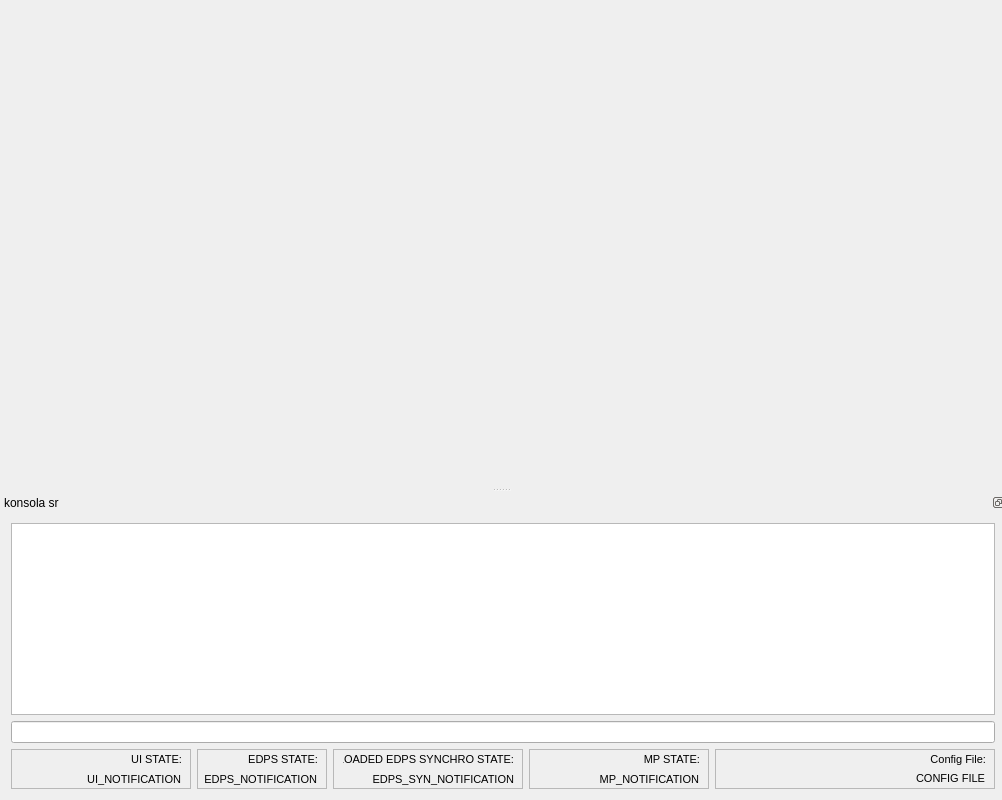
<?xml version="1.0" encoding="UTF-8"?>
<ui version="4.0">
 <class>MainWindow</class>
 <widget class="QMainWindow" name="MainWindow">
  <property name="geometry">
   <rect>
    <x>0</x>
    <y>0</y>
    <width>1002</width>
    <height>800</height>
   </rect>
  </property>
  <property name="minimumSize">
   <size>
    <width>250</width>
    <height>300</height>
   </size>
  </property>
  <property name="windowTitle">
   <string>MRROC++; The best robotic framework ever ...</string>
  </property>
  <widget class="QWidget" name="centralWidget"/>
  <widget class="QDockWidget" name="sr_dockWidget">
   <property name="contextMenuPolicy">
    <enum>Qt::NoContextMenu</enum>
   </property>
   <property name="floating">
    <bool>false</bool>
   </property>
   <property name="features">
    <set>QDockWidget::DockWidgetFloatable|QDockWidget::DockWidgetMovable</set>
   </property>
   <property name="windowTitle">
    <string>konsola sr</string>
   </property>
   <attribute name="dockWidgetArea">
    <number>8</number>
   </attribute>
   <widget class="QWidget" name="dockWidgetContents">
    <layout class="QGridLayout" name="gridLayout">
     <item row="1" column="0" colspan="5">
      <widget class="QLineEdit" name="lineEdit_position">
       <property name="minimumSize">
        <size>
         <width>200</width>
         <height>20</height>
        </size>
       </property>
       <property name="font">
        <font>
         <family>Monospace</family>
         <pointsize>8</pointsize>
        </font>
       </property>
      </widget>
     </item>
     <item row="2" column="0">
      <widget class="QFrame" name="frame">
       <property name="minimumSize">
        <size>
         <width>180</width>
         <height>40</height>
        </size>
       </property>
       <property name="frameShape">
        <enum>QFrame::StyledPanel</enum>
       </property>
       <property name="frameShadow">
        <enum>QFrame::Raised</enum>
       </property>
       <widget class="QLabel" name="notification_label">
        <property name="geometry">
         <rect>
          <x>20</x>
          <y>20</y>
          <width>150</width>
          <height>20</height>
         </rect>
        </property>
        <property name="minimumSize">
         <size>
          <width>150</width>
          <height>17</height>
         </size>
        </property>
        <property name="font">
         <font>
          <pointsize>8</pointsize>
         </font>
        </property>
        <property name="text">
         <string>UI_NOTIFICATION</string>
        </property>
        <property name="alignment">
         <set>Qt::AlignRight|Qt::AlignTrailing|Qt::AlignVCenter</set>
        </property>
       </widget>
       <widget class="QLabel" name="label_2">
        <property name="geometry">
         <rect>
          <x>10</x>
          <y>0</y>
          <width>161</width>
          <height>20</height>
         </rect>
        </property>
        <property name="minimumSize">
         <size>
          <width>0</width>
          <height>0</height>
         </size>
        </property>
        <property name="font">
         <font>
          <pointsize>8</pointsize>
         </font>
        </property>
        <property name="text">
         <string>UI STATE:</string>
        </property>
        <property name="alignment">
         <set>Qt::AlignRight|Qt::AlignTrailing|Qt::AlignVCenter</set>
        </property>
       </widget>
      </widget>
     </item>
     <item row="2" column="2">
      <widget class="QFrame" name="frame_5">
       <property name="minimumSize">
        <size>
         <width>190</width>
         <height>40</height>
        </size>
       </property>
       <property name="frameShape">
        <enum>QFrame::StyledPanel</enum>
       </property>
       <property name="frameShadow">
        <enum>QFrame::Raised</enum>
       </property>
       <widget class="QLabel" name="label_all_edps_synchro_notification">
        <property name="geometry">
         <rect>
          <x>40</x>
          <y>20</y>
          <width>141</width>
          <height>20</height>
         </rect>
        </property>
        <property name="minimumSize">
         <size>
          <width>120</width>
          <height>17</height>
         </size>
        </property>
        <property name="font">
         <font>
          <pointsize>8</pointsize>
         </font>
        </property>
        <property name="text">
         <string>EDPS_SYN_NOTIFICATION</string>
        </property>
        <property name="alignment">
         <set>Qt::AlignRight|Qt::AlignTrailing|Qt::AlignVCenter</set>
        </property>
       </widget>
       <widget class="QLabel" name="label_7">
        <property name="geometry">
         <rect>
          <x>10</x>
          <y>0</y>
          <width>171</width>
          <height>21</height>
         </rect>
        </property>
        <property name="minimumSize">
         <size>
          <width>170</width>
          <height>0</height>
         </size>
        </property>
        <property name="font">
         <font>
          <pointsize>8</pointsize>
         </font>
        </property>
        <property name="text">
         <string>LOADED EDPS SYNCHRO STATE:</string>
        </property>
        <property name="alignment">
         <set>Qt::AlignRight|Qt::AlignTrailing|Qt::AlignVCenter</set>
        </property>
       </widget>
      </widget>
     </item>
     <item row="2" column="3">
      <widget class="QFrame" name="frame_2">
       <property name="minimumSize">
        <size>
         <width>180</width>
         <height>40</height>
        </size>
       </property>
       <property name="frameShape">
        <enum>QFrame::StyledPanel</enum>
       </property>
       <property name="frameShadow">
        <enum>QFrame::Raised</enum>
       </property>
       <widget class="QLabel" name="label_mp_notification">
        <property name="geometry">
         <rect>
          <x>0</x>
          <y>20</y>
          <width>170</width>
          <height>20</height>
         </rect>
        </property>
        <property name="minimumSize">
         <size>
          <width>170</width>
          <height>17</height>
         </size>
        </property>
        <property name="font">
         <font>
          <pointsize>8</pointsize>
         </font>
        </property>
        <property name="text">
         <string>MP_NOTIFICATION</string>
        </property>
        <property name="alignment">
         <set>Qt::AlignRight|Qt::AlignTrailing|Qt::AlignVCenter</set>
        </property>
       </widget>
       <widget class="QLabel" name="label_3">
        <property name="geometry">
         <rect>
          <x>20</x>
          <y>0</y>
          <width>151</width>
          <height>20</height>
         </rect>
        </property>
        <property name="minimumSize">
         <size>
          <width>0</width>
          <height>0</height>
         </size>
        </property>
        <property name="font">
         <font>
          <pointsize>8</pointsize>
         </font>
        </property>
        <property name="text">
         <string>MP STATE:</string>
        </property>
        <property name="alignment">
         <set>Qt::AlignRight|Qt::AlignTrailing|Qt::AlignVCenter</set>
        </property>
       </widget>
      </widget>
     </item>
     <item row="2" column="4">
      <widget class="QFrame" name="frame_4">
       <property name="minimumSize">
        <size>
         <width>280</width>
         <height>40</height>
        </size>
       </property>
       <property name="frameShape">
        <enum>QFrame::StyledPanel</enum>
       </property>
       <property name="frameShadow">
        <enum>QFrame::Raised</enum>
       </property>
       <widget class="QLabel" name="label_config_file_notification">
        <property name="geometry">
         <rect>
          <x>10</x>
          <y>19</y>
          <width>260</width>
          <height>21</height>
         </rect>
        </property>
        <property name="minimumSize">
         <size>
          <width>260</width>
          <height>17</height>
         </size>
        </property>
        <property name="font">
         <font>
          <pointsize>8</pointsize>
         </font>
        </property>
        <property name="text">
         <string>CONFIG FILE</string>
        </property>
        <property name="alignment">
         <set>Qt::AlignRight|Qt::AlignTrailing|Qt::AlignVCenter</set>
        </property>
       </widget>
       <widget class="QLabel" name="label_5">
        <property name="geometry">
         <rect>
          <x>110</x>
          <y>0</y>
          <width>161</width>
          <height>20</height>
         </rect>
        </property>
        <property name="minimumSize">
         <size>
          <width>0</width>
          <height>0</height>
         </size>
        </property>
        <property name="font">
         <font>
          <pointsize>8</pointsize>
         </font>
        </property>
        <property name="text">
         <string>Config File:</string>
        </property>
        <property name="alignment">
         <set>Qt::AlignRight|Qt::AlignTrailing|Qt::AlignVCenter</set>
        </property>
       </widget>
      </widget>
     </item>
     <item row="2" column="1">
      <widget class="QFrame" name="frame_3">
       <property name="minimumSize">
        <size>
         <width>130</width>
         <height>40</height>
        </size>
       </property>
       <property name="frameShape">
        <enum>QFrame::StyledPanel</enum>
       </property>
       <property name="frameShadow">
        <enum>QFrame::Raised</enum>
       </property>
       <widget class="QLabel" name="label_all_edps_notification">
        <property name="geometry">
         <rect>
          <x>0</x>
          <y>20</y>
          <width>120</width>
          <height>20</height>
         </rect>
        </property>
        <property name="minimumSize">
         <size>
          <width>120</width>
          <height>17</height>
         </size>
        </property>
        <property name="font">
         <font>
          <pointsize>8</pointsize>
         </font>
        </property>
        <property name="text">
         <string>EDPS_NOTIFICATION</string>
        </property>
        <property name="alignment">
         <set>Qt::AlignRight|Qt::AlignTrailing|Qt::AlignVCenter</set>
        </property>
       </widget>
       <widget class="QLabel" name="label_4">
        <property name="geometry">
         <rect>
          <x>30</x>
          <y>0</y>
          <width>91</width>
          <height>20</height>
         </rect>
        </property>
        <property name="minimumSize">
         <size>
          <width>0</width>
          <height>0</height>
         </size>
        </property>
        <property name="font">
         <font>
          <pointsize>8</pointsize>
         </font>
        </property>
        <property name="text">
         <string>EDPS STATE:</string>
        </property>
        <property name="alignment">
         <set>Qt::AlignRight|Qt::AlignTrailing|Qt::AlignVCenter</set>
        </property>
       </widget>
      </widget>
     </item>
     <item row="0" column="0" colspan="5">
      <widget class="QTextEdit" name="textEdit_sr">
       <property name="font">
        <font>
         <family>Monospace</family>
         <pointsize>9</pointsize>
        </font>
       </property>
       <property name="lineWrapMode">
        <enum>QTextEdit::NoWrap</enum>
       </property>
       <property name="readOnly">
        <bool>true</bool>
       </property>
      </widget>
     </item>
    </layout>
   </widget>
  </widget>
  <action name="actionspkm_EDP_Load">
   <property name="text">
    <string>EDP &amp;Load</string>
   </property>
  </action>
  <action name="actionspkm_EDP_Unload">
   <property name="text">
    <string>EDP &amp;Unload</string>
   </property>
  </action>
  <action name="actionspkm_Synchronisation">
   <property name="text">
    <string>&amp;Synchronisation</string>
   </property>
  </action>
  <action name="actionspkm_Motors">
   <property name="text">
    <string>&amp;Motors</string>
   </property>
  </action>
  <action name="actionspkm_Motors_post">
   <property name="text">
    <string>&amp;Motors</string>
   </property>
  </action>
  <action name="actionspkm_Joints">
   <property name="text">
    <string>&amp;Joints</string>
   </property>
  </action>
  <action name="actionspkm_External">
   <property name="text">
    <string>&amp;External</string>
   </property>
  </action>
  <action name="actionspkm_Synchro_Position">
   <property name="text">
    <string>&amp;Synchro Position</string>
   </property>
  </action>
  <action name="actionspkm_Front_Position">
   <property name="text">
    <string>&amp;Front Position</string>
   </property>
  </action>
  <action name="actionspkm_Position_0">
   <property name="text">
    <string>Position &amp;0</string>
   </property>
  </action>
  <action name="actionspkm_Position_1">
   <property name="text">
    <string>Position &amp;1</string>
   </property>
  </action>
  <action name="actionspkm_Position_2">
   <property name="text">
    <string>Position &amp;2</string>
   </property>
  </action>
  <action name="actionQuit">
   <property name="text">
    <string>&amp;Quit</string>
   </property>
  </action>
  <action name="actionClear_Console">
   <property name="text">
    <string>&amp;Clear Console</string>
   </property>
  </action>
  <action name="actionEDP_load_smb">
   <property name="text">
    <string>EDP load</string>
   </property>
  </action>
  <action name="actionUnload_All">
   <property name="text">
    <string>&amp;Unload All</string>
   </property>
  </action>
  <action name="actionSlay_All">
   <property name="text">
    <string>&amp;Slay All</string>
   </property>
  </action>
  <action name="actionAbout">
   <property name="text">
    <string>&amp;About</string>
   </property>
  </action>
  <action name="actionall_EDP_Load">
   <property name="text">
    <string>EDP &amp;Load</string>
   </property>
  </action>
  <action name="actionall_EDP_Unload">
   <property name="text">
    <string>EDP &amp;Unload</string>
   </property>
  </action>
  <action name="actionall_Synchronisation">
   <property name="text">
    <string>&amp;Synchronisation</string>
   </property>
  </action>
  <action name="actionall_Synchro_Position">
   <property name="text">
    <string>&amp;Synchro Position</string>
   </property>
  </action>
  <action name="actionall_Front_Position">
   <property name="text">
    <string>&amp;Front Position</string>
   </property>
  </action>
  <action name="actionall_Position_0">
   <property name="text">
    <string>Position &amp;0</string>
   </property>
  </action>
  <action name="actionall_Position_1">
   <property name="text">
    <string>Position &amp;1</string>
   </property>
  </action>
  <action name="actionall_Position_2">
   <property name="text">
    <string>Position &amp;2</string>
   </property>
  </action>
  <action name="actionMP_Load">
   <property name="text">
    <string>MP &amp;Load</string>
   </property>
  </action>
  <action name="actionMP_Unload">
   <property name="text">
    <string>MP &amp;Unload</string>
   </property>
  </action>
  <action name="actionProcess_Control">
   <property name="text">
    <string>&amp;Process Control</string>
   </property>
  </action>
  <action name="actionConfiguration">
   <property name="text">
    <string>&amp;Configuration</string>
   </property>
  </action>
  <action name="actionsmb_EDP_Load">
   <property name="text">
    <string>EDP &amp;Load</string>
   </property>
  </action>
  <action name="actionsmb_EDP_Unload">
   <property name="text">
    <string>EDP &amp;Unload</string>
   </property>
  </action>
  <action name="actionshead_EDP_Load">
   <property name="text">
    <string>EDP &amp;Load</string>
   </property>
  </action>
  <action name="actionshead_EDP_Unload">
   <property name="text">
    <string>EDP &amp;Unload</string>
   </property>
  </action>
  <action name="actionirp6ot_m_EDP_Load">
   <property name="text">
    <string>EDP &amp;Load</string>
   </property>
  </action>
  <action name="actionirp6ot_m_EDP_Unload">
   <property name="text">
    <string>EDP &amp;Unload</string>
   </property>
  </action>
  <action name="actionirp6p_m_EDP_Load">
   <property name="text">
    <string>EDP &amp;Load</string>
   </property>
  </action>
  <action name="actionirp6p_m_EDP_Unload">
   <property name="text">
    <string>EDP &amp;Unload</string>
   </property>
  </action>
  <action name="actionirp6p_m_Synchronisation">
   <property name="text">
    <string>&amp;Synchronisation</string>
   </property>
  </action>
  <action name="actionirp6ot_m_Synchronisation">
   <property name="text">
    <string>&amp;Synchronisation</string>
   </property>
  </action>
  <action name="actionirp6ot_m_Synchro_Position">
   <property name="text">
    <string>&amp;Synchro Position</string>
   </property>
  </action>
  <action name="actionirp6ot_m_Front_Position">
   <property name="text">
    <string>&amp;Front Position</string>
   </property>
  </action>
  <action name="actionirp6ot_m_Position_0">
   <property name="text">
    <string>Position &amp;0</string>
   </property>
  </action>
  <action name="actionirp6ot_m_Position_1">
   <property name="text">
    <string>Position &amp;1</string>
   </property>
  </action>
  <action name="actionirp6ot_m_Position_2">
   <property name="text">
    <string>Position &amp;2</string>
   </property>
  </action>
  <action name="actionirp6p_m_Synchro_Position">
   <property name="text">
    <string>&amp;Synchro Position</string>
   </property>
  </action>
  <action name="actionirp6p_m_Front_Position">
   <property name="text">
    <string>&amp;Front Position</string>
   </property>
  </action>
  <action name="actionirp6p_m_Position_0">
   <property name="text">
    <string>Position &amp;0</string>
   </property>
  </action>
  <action name="actionirp6p_m_Position_1">
   <property name="text">
    <string>Position &amp;1</string>
   </property>
  </action>
  <action name="actionirp6p_m_Position_2">
   <property name="text">
    <string>Position &amp;2</string>
   </property>
  </action>
  <action name="actionpolycrank_EDP_Load">
   <property name="text">
    <string>EDP &amp;Load</string>
   </property>
  </action>
  <action name="actionpolycrank_EDP_Unload">
   <property name="text">
    <string>EDP &amp;Unload</string>
   </property>
  </action>
  <action name="actionpolycrank_Move_Joints">
   <property name="text">
    <string>Move &amp;Joints</string>
   </property>
  </action>
  <action name="actionbirdhand_EDP_Load">
   <property name="text">
    <string>EDP &amp;Load</string>
   </property>
  </action>
  <action name="actionbirdhand_EDP_Unload">
   <property name="text">
    <string>EDP &amp;Unload</string>
   </property>
  </action>
  <action name="actionbirdhand_Command">
   <property name="text">
    <string>&amp;Command</string>
   </property>
  </action>
  <action name="actionbirdhand_Configuration">
   <property name="text">
    <string>Co&amp;Nfiguration</string>
   </property>
  </action>
  <action name="actionsarkofag_EDP_Load">
   <property name="text">
    <string>EDP &amp;Load</string>
   </property>
  </action>
  <action name="actionsarkofag_EDP_Unload">
   <property name="text">
    <string>EDP &amp;Unload</string>
   </property>
  </action>
  <action name="actionsarkofag_Synchronisation">
   <property name="text">
    <string>&amp;Synchronisation</string>
   </property>
  </action>
  <action name="actionsarkofag_Move">
   <property name="text">
    <string>&amp;Move</string>
   </property>
  </action>
  <action name="actionsarkofag_Synchro_Position">
   <property name="text">
    <string>&amp;Synchro Position</string>
   </property>
  </action>
  <action name="actionsarkofag_Front_Position">
   <property name="text">
    <string>&amp;Front Position</string>
   </property>
  </action>
  <action name="actionsarkofag_Position_0">
   <property name="text">
    <string>Position &amp;0</string>
   </property>
  </action>
  <action name="actionsarkofag_Position_1">
   <property name="text">
    <string>Position &amp;1</string>
   </property>
  </action>
  <action name="actionsarkofag_Position_2">
   <property name="text">
    <string>Position &amp;2</string>
   </property>
  </action>
  <action name="actionsarkofag_Servo_Algorithm">
   <property name="text">
    <string>S&amp;ervo Algorithm</string>
   </property>
  </action>
  <action name="actionspkm_Clear_Fault">
   <property name="text">
    <string>&amp;Clear Fault</string>
   </property>
  </action>
  <action name="actionirp6ot_m_Pre_Synchro_Moves_Motors">
   <property name="text">
    <string>&amp;Motors</string>
   </property>
  </action>
  <action name="actionirp6ot_m_Absolute_Moves_Motors">
   <property name="text">
    <string>&amp;Motors</string>
   </property>
  </action>
  <action name="actionirp6ot_m_Joints">
   <property name="text">
    <string>&amp;Joints</string>
   </property>
  </action>
  <action name="actionirp6ot_m_Absolute_Moves_Xyz_Euler_Zyz">
   <property name="text">
    <string>Xyz &amp;Euler Zyz</string>
   </property>
  </action>
  <action name="actionirp6ot_m_Absolute_Moves_Xyz_Angle_Axis">
   <property name="text">
    <string>Xyz &amp;Angle Axis </string>
   </property>
  </action>
  <action name="actionirp6ot_m_Relative_Xyz_Angle_Axis">
   <property name="text">
    <string>Xyz &amp;Angle Axis</string>
   </property>
  </action>
  <action name="actionirp6ot_m_Tool_Xyz_Euler_Zyz">
   <property name="text">
    <string>Xyz &amp;Euler Zyz</string>
   </property>
  </action>
  <action name="actionirp6ot_m_Tool_Xyz_Angle_Axis">
   <property name="text">
    <string>Xyz &amp;Angle Axis</string>
   </property>
  </action>
  <action name="actionirp6ot_tfg_EDP_Load">
   <property name="text">
    <string>EDP &amp;Load</string>
   </property>
  </action>
  <action name="actionirp6ot_tfg_EDP_Unload">
   <property name="text">
    <string>EDP &amp;Unload</string>
   </property>
  </action>
  <action name="actionirp6ot_tfg_Synchronization">
   <property name="text">
    <string>&amp;Synchronization</string>
   </property>
  </action>
  <action name="actionirp6ot_tfg_Move">
   <property name="text">
    <string>&amp;Move</string>
   </property>
  </action>
  <action name="actionirp6ot_tfg_Synchro_Position">
   <property name="text">
    <string>&amp;Synchro Position</string>
   </property>
  </action>
  <action name="actionirp6ot_tfg_Position_0">
   <property name="text">
    <string>Position &amp;0</string>
   </property>
  </action>
  <action name="actionirp6ot_tfg_Position_1">
   <property name="text">
    <string>Position &amp;1</string>
   </property>
  </action>
  <action name="actionirp6ot_tfg_Position_2">
   <property name="text">
    <string>Position &amp;2</string>
   </property>
  </action>
  <action name="actionirp6p_m_Motors">
   <property name="text">
    <string>&amp;Motors</string>
   </property>
  </action>
  <action name="actionirp6p_m_Pre_Synchro_Moves_Motors">
   <property name="text">
    <string>&amp;Motors</string>
   </property>
  </action>
  <action name="actionirp6p_m_Joints">
   <property name="text">
    <string>&amp;Joints</string>
   </property>
  </action>
  <action name="actionirp6p_m_Absolute_Moves_Xyz_Euler_Zyz">
   <property name="text">
    <string>Xyz &amp;Euler Zyz</string>
   </property>
  </action>
  <action name="actionirp6p_m_Absolute_Moves_Xyz_Angle_Axis">
   <property name="text">
    <string>Xyz &amp;Angle Axis</string>
   </property>
  </action>
  <action name="actionirp6p_m_Xyz_Relative_Moves_Angle_Axis">
   <property name="text">
    <string>Xyz &amp;Angle Axis</string>
   </property>
  </action>
  <action name="actionirp6p_m_Tool_Xyz_Euler_Zyz">
   <property name="text">
    <string>Xyz &amp;Euler Zyz</string>
   </property>
  </action>
  <action name="actionirp6p_m_Tool_Xyz_Angle_Axis">
   <property name="text">
    <string>Xyz &amp;Angle Axis</string>
   </property>
  </action>
  <action name="actionirp6p_tfg_EDP_Load">
   <property name="text">
    <string>EDP &amp;Load</string>
   </property>
  </action>
  <action name="actionirp6p_tfg_EDP_Unload">
   <property name="text">
    <string>EDP &amp;Unload</string>
   </property>
  </action>
  <action name="actionirp6p_tfg_Synchronization">
   <property name="text">
    <string>&amp;Synchronization</string>
   </property>
  </action>
  <action name="actionirp6p_tfg_Move">
   <property name="text">
    <string>&amp;Move</string>
   </property>
  </action>
  <action name="actionirp6p_tfg_Synchro_Position">
   <property name="text">
    <string>&amp;Synchro position</string>
   </property>
  </action>
  <action name="actionirp6p_tfg_Position_0">
   <property name="text">
    <string>Position &amp;0</string>
   </property>
  </action>
  <action name="actionirp6p_tfg_Position_1">
   <property name="text">
    <string>Position &amp;1</string>
   </property>
  </action>
  <action name="actionirp6p_tfg_Position_2">
   <property name="text">
    <string>Position &amp;2</string>
   </property>
  </action>
  <action name="actionconveyor_EDP_Load">
   <property name="text">
    <string>EDP &amp;Load</string>
   </property>
  </action>
  <action name="actionconveyor_EDP_Unload">
   <property name="text">
    <string>EDP &amp;Unload</string>
   </property>
  </action>
  <action name="actionconveyor_Synchronization">
   <property name="text">
    <string>&amp;Synchronization</string>
   </property>
  </action>
  <action name="actionconveyor_Move">
   <property name="text">
    <string>&amp;Move</string>
   </property>
  </action>
  <action name="actionconveyor_Synchro_Position">
   <property name="text">
    <string>&amp;Synchro Position</string>
   </property>
  </action>
  <action name="actionconveyor_Position_0">
   <property name="text">
    <string>Position &amp;0</string>
   </property>
  </action>
  <action name="actionconveyor_Position_1">
   <property name="text">
    <string>Position &amp;1</string>
   </property>
  </action>
  <action name="actionconveyor_Position_2">
   <property name="text">
    <string>Position &amp;2</string>
   </property>
  </action>
  <action name="actionspeaker_EDP_Load">
   <property name="text">
    <string>EDP &amp;Load</string>
   </property>
  </action>
  <action name="actionspeaker_EDP_Unload">
   <property name="text">
    <string>EDP &amp;Load</string>
   </property>
  </action>
  <action name="actionspeaker_Play">
   <property name="text">
    <string>&amp;Play</string>
   </property>
  </action>
  <action name="actionspeaker_Sound_0">
   <property name="text">
    <string>Sound &amp;0</string>
   </property>
  </action>
  <action name="actionspeaker_Sound_1">
   <property name="text">
    <string>Sound &amp;1</string>
   </property>
  </action>
  <action name="actionspeaker_Sound_2">
   <property name="text">
    <string>Sound &amp;2</string>
   </property>
  </action>
  <action name="actionirp6_Mechatronika_EDP_Load">
   <property name="text">
    <string>EDP &amp;Load</string>
   </property>
  </action>
  <action name="actionirp6_Mechatronika_EDP_Unload">
   <property name="text">
    <string>EDP &amp;Unload</string>
   </property>
  </action>
  <action name="actionirp6_Mechatronika_Synchronization">
   <property name="text">
    <string>&amp;Synchronization</string>
   </property>
  </action>
  <action name="actionirp6_Mechatronika_Pre_Synchro_Moves_Motors">
   <property name="text">
    <string>&amp;Motors</string>
   </property>
  </action>
  <action name="actionirp6_Mechatronika_Absolute_Moves_Motors">
   <property name="text">
    <string>&amp;Motors</string>
   </property>
  </action>
  <action name="actionirp6_Mechatronika_Joints">
   <property name="text">
    <string>&amp;Joints</string>
   </property>
  </action>
  <action name="actionirp6_Mechatronika_Xyz_Euler_Zyz">
   <property name="text">
    <string>Xyz &amp;Euler Zyz</string>
   </property>
  </action>
  <action name="actionirp6_Mechatronika_Xyz_Angle_Axis">
   <property name="text">
    <string>Xyz &amp;Angle Axis</string>
   </property>
  </action>
  <action name="actionirp6_Mechatronika_Synchro_Position">
   <property name="text">
    <string>&amp;Synchro Position</string>
   </property>
  </action>
  <action name="actionirp6_Mechatronika_Position_0">
   <property name="text">
    <string>Position &amp;0</string>
   </property>
  </action>
  <action name="actionirp6_Mechatronika_Position_1">
   <property name="text">
    <string>Position &amp;1</string>
   </property>
  </action>
  <action name="actionirp6_Mechatronika_Position_2">
   <property name="text">
    <string>Position &amp;2</string>
   </property>
  </action>
  <action name="actionirp6_Mechatronika_Tool_Xyz_Euler_Zyz">
   <property name="text">
    <string>Xyz &amp;Euler Zyz</string>
   </property>
  </action>
  <action name="actionirp6_Mechatronika_Tool_Xyz_Angle_Axis">
   <property name="text">
    <string>Xyz &amp;Angle Axis</string>
   </property>
  </action>
  <action name="actionirp6p_m_Absolute_Moves_Motors">
   <property name="text">
    <string>&amp;Motors</string>
   </property>
  </action>
 </widget>
 <layoutdefault spacing="6" margin="11"/>
 <resources/>
 <connections/>
</ui>
